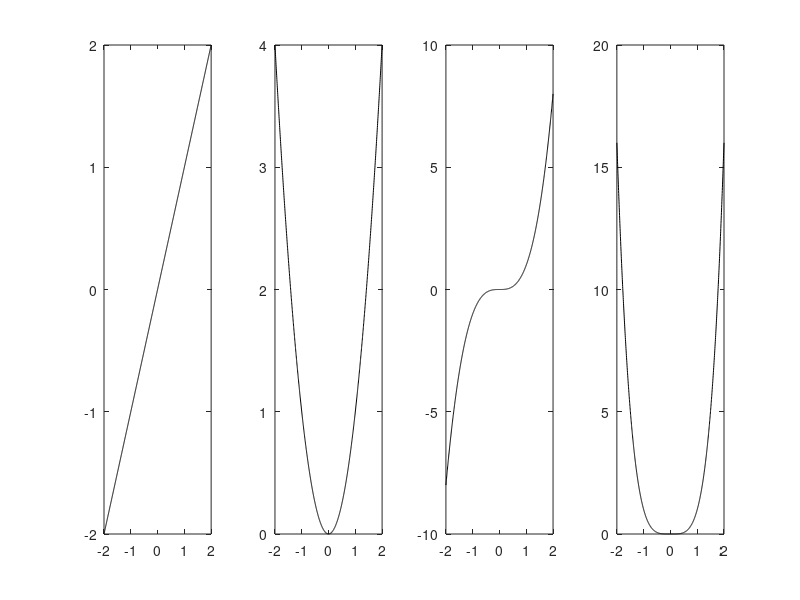

MATLAB code to generate this figure:
% Andrew Garwood 
% Activity 10

x = linspace(-2, 2, 1000);

y1 = x;
y2 = x.^2;
y3 = x.^3;
y4 = x.^4;

% subplot -> make plots in a grid:
% 3 args (num rows in grid, num cols in grid, num of plot to work on)
% ordered: left to right, top to bottom.

% plot all 4 in one row
subplot(1, 4, 1)
plot(x, y1, 'k')

subplot(1, 4, 2)
plot(x, y2, 'k')

subplot(1, 4, 3)
plot(x, y3, 'k')

subplot(1, 4, 4)
plot(x, y4, 'k')




